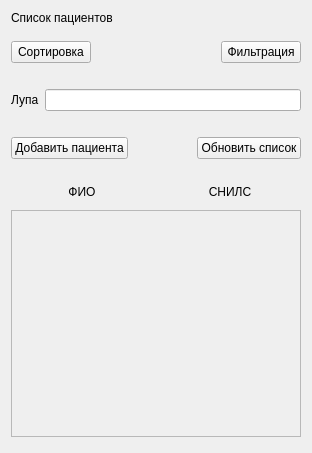
<?xml version="1.0" encoding="UTF-8"?>
<ui version="4.0">
 <class>Form</class>
 <widget class="QWidget" name="Form">
  <property name="geometry">
   <rect>
    <x>0</x>
    <y>0</y>
    <width>312</width>
    <height>453</height>
   </rect>
  </property>
  <property name="windowTitle">
   <string>Form</string>
  </property>
  <layout class="QHBoxLayout" name="horizontalLayout">
   <item>
    <layout class="QVBoxLayout" name="verticalLayout">
     <item>
      <layout class="QVBoxLayout" name="verticalLayout_2">
       <item>
        <widget class="QLabel" name="label_2">
         <property name="text">
          <string>Список пациентов</string>
         </property>
        </widget>
       </item>
       <item>
        <layout class="QHBoxLayout" name="horizontalLayout_3">
         <property name="topMargin">
          <number>10</number>
         </property>
         <property name="bottomMargin">
          <number>10</number>
         </property>
         <item>
          <widget class="QPushButton" name="pushButton_6">
           <property name="text">
            <string>Сортировка</string>
           </property>
          </widget>
         </item>
         <item>
          <spacer name="horizontalSpacer_4">
           <property name="orientation">
            <enum>Qt::Horizontal</enum>
           </property>
           <property name="sizeHint" stdset="0">
            <size>
             <width>40</width>
             <height>20</height>
            </size>
           </property>
          </spacer>
         </item>
         <item>
          <widget class="QPushButton" name="pushButton_7">
           <property name="text">
            <string>Фильтрация</string>
           </property>
          </widget>
         </item>
        </layout>
       </item>
       <item>
        <layout class="QHBoxLayout" name="horizontalLayout_5">
         <property name="topMargin">
          <number>10</number>
         </property>
         <property name="bottomMargin">
          <number>10</number>
         </property>
         <item>
          <widget class="QLabel" name="label_3">
           <property name="sizePolicy">
            <sizepolicy hsizetype="Preferred" vsizetype="Maximum">
             <horstretch>0</horstretch>
             <verstretch>0</verstretch>
            </sizepolicy>
           </property>
           <property name="text">
            <string>Лупа</string>
           </property>
          </widget>
         </item>
         <item>
          <widget class="QLineEdit" name="lineEdit"/>
         </item>
        </layout>
       </item>
       <item>
        <layout class="QHBoxLayout" name="horizontalLayout_6">
         <property name="sizeConstraint">
          <enum>QLayout::SetDefaultConstraint</enum>
         </property>
         <property name="topMargin">
          <number>10</number>
         </property>
         <property name="bottomMargin">
          <number>10</number>
         </property>
         <item>
          <widget class="QPushButton" name="pushButton_8">
           <property name="text">
            <string>Добавить пациента</string>
           </property>
          </widget>
         </item>
         <item>
          <spacer name="horizontalSpacer">
           <property name="orientation">
            <enum>Qt::Horizontal</enum>
           </property>
           <property name="sizeHint" stdset="0">
            <size>
             <width>40</width>
             <height>20</height>
            </size>
           </property>
          </spacer>
         </item>
         <item>
          <widget class="QPushButton" name="update_patients">
           <property name="text">
            <string>Обновить список</string>
           </property>
          </widget>
         </item>
        </layout>
       </item>
       <item>
        <layout class="QHBoxLayout" name="horizontalLayout_2">
         <property name="topMargin">
          <number>10</number>
         </property>
         <item>
          <widget class="QLabel" name="label_4">
           <property name="text">
            <string>ФИО</string>
           </property>
           <property name="alignment">
            <set>Qt::AlignCenter</set>
           </property>
          </widget>
         </item>
         <item>
          <widget class="QLabel" name="label">
           <property name="text">
            <string>СНИЛС</string>
           </property>
           <property name="alignment">
            <set>Qt::AlignCenter</set>
           </property>
          </widget>
         </item>
        </layout>
       </item>
       <item>
        <layout class="QVBoxLayout" name="ListPatientTableLayout">
         <property name="topMargin">
          <number>5</number>
         </property>
         <property name="bottomMargin">
          <number>5</number>
         </property>
         <item>
          <widget class="QScrollArea" name="scrollArea">
           <property name="sizePolicy">
            <sizepolicy hsizetype="MinimumExpanding" vsizetype="Expanding">
             <horstretch>0</horstretch>
             <verstretch>0</verstretch>
            </sizepolicy>
           </property>
           <property name="widgetResizable">
            <bool>true</bool>
           </property>
           <widget class="QWidget" name="scrollAreaWidgetContents">
            <property name="geometry">
             <rect>
              <x>0</x>
              <y>0</y>
              <width>286</width>
              <height>216</height>
             </rect>
            </property>
            <layout class="QVBoxLayout" name="verticalLayout_3">
             <item>
              <layout class="QVBoxLayout" name="verticalLayout_4"/>
             </item>
             <item>
              <spacer name="verticalSpacer">
               <property name="orientation">
                <enum>Qt::Vertical</enum>
               </property>
               <property name="sizeHint" stdset="0">
                <size>
                 <width>20</width>
                 <height>40</height>
                </size>
               </property>
              </spacer>
             </item>
            </layout>
           </widget>
          </widget>
         </item>
        </layout>
       </item>
      </layout>
     </item>
    </layout>
   </item>
  </layout>
 </widget>
 <resources/>
 <connections/>
</ui>
